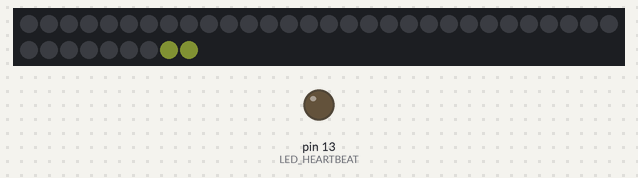
Recording of a sketch running on a simulated Arduino Uno, built with avr-gcc and run on an emulated ATmega328P. Parts: 39 RGB LEDs in strip order, left to right, continuing on the next row, output pins drawn as LEDs (lit = HIGH). Dim RGB values are drawn brighter than linear; random numbers use the default seed unless the sketch sets one.

Above: at 2.8 s.
At 14.78 s:
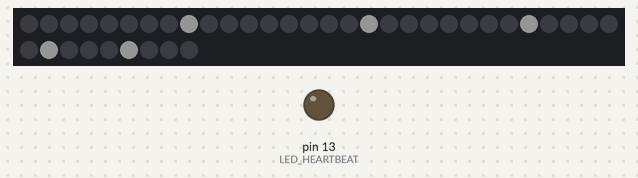
At 23.4 s:
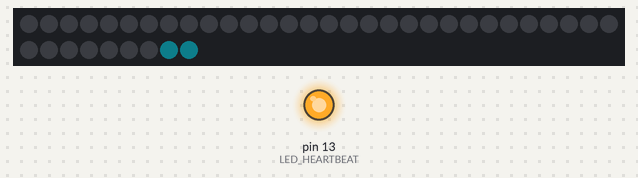
At 34.4 s:
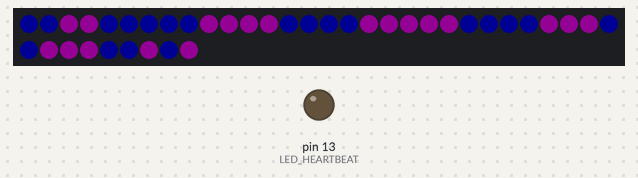
Timing chart, 0 to 40.0 s (numbered marks = the images above):
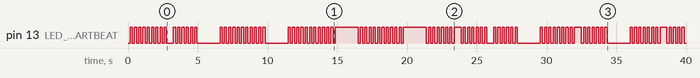

The sketch:

HeartBadge.ino
```cpp
#include <Adafruit_NeoPixel.h>

#define GYRO_X A3
#define GYRO_Y A4
#define GYRO_Z A5

#define LED_PIN A1
#define LED_SIZE 39
#define LED_HEARTBEAT 13

volatile bool
    lines,
    blink,
    reverse;
volatile uint8_t stage, line;

Adafruit_NeoPixel lights = Adafruit_NeoPixel(LED_SIZE, LED_PIN, NEO_GRB + NEO_KHZ800);

void loop();
void setup();

void loop_lines();
void loop_stage();
void show_stage(uint8_t);
void set_half(uint8_t, uint8_t, uint8_t);

void loop() {
    if (blink) {
        digitalWrite(LED_HEARTBEAT, HIGH);
    } else {
        digitalWrite(LED_HEARTBEAT, LOW);
    }
    if (lines) {
        loop_lines();
    } else {
        loop_stage();
        lines = random(0, 20) == 0;
    }
    blink = !blink;
}
void setup() {
    pinMode(GYRO_X, INPUT);
    pinMode(GYRO_Y, INPUT);
    pinMode(GYRO_Z, INPUT);
    pinMode(LED_PIN, OUTPUT);
    pinMode(LED_HEARTBEAT, OUTPUT);
    analogReference(EXTERNAL);
    lights.begin();
}

void loop_lines() {
    if (line > 6) {
        line = 0;
        lines = false;
        delay(500);
        return;
    }
    uint8_t s, e;
    uint8_t r = random(0, 20);
    uint8_t g = random(0, 20);
    uint8_t b = random(0, 20);
    switch (line++) {
    case 0:
        s = 0;
        e = 3;
        break;
    case 1:
        s = 4;
        e = 12;
        break;
    case 2:
        s = 13;
        e = 21;
        break;
    case 3:
        s = 22;
        e = 28;
        break;
    case 4:
        s = 29;
        e = 33;
        break;
    case 5:
        s = 34;
        e = 36;
        break;
    case 6:
        s = 37;
        e = 38;
        break;
    }
    lights.clear();
    for (; s <= e; s++) {
        lights.setPixelColor(s, r, g, b);
    }
    lights.show();
    delay(150);
}
void loop_stage() {
    show_stage(stage);
    if (reverse) {
        stage--;
    } else {
        stage++;
    }
    if (stage > 22) {
        if (random(0, 4) != 0) {
            for(uint8_t i = 0; i < LED_SIZE; i++) {
                lights.setPixelColor(i, 0, 0, 20);
            }
            set_half(20, 0, 20);
        } else {
            for(uint8_t i = 0; i < LED_SIZE; i++) {
                lights.setPixelColor(i, 20, 0, 20);
            }
            set_half(00, 0, 20);
        }
        reverse = !reverse;
        if (reverse) {
            stage = 21;
        } else {
            stage = 0;
        }
        lights.show();
        delay(1500);
    }
    delay(150);
}
void show_stage(uint8_t m) {
    if (stage < 18 || (reverse && stage == 21)) {
        lights.clear();
    }
    lights.show();
    switch (m) {
    case 0:
        lights.setPixelColor(37, 20, 0, 20);
        lights.setPixelColor(38, 0, 0, 20);
        break;
    case 1:
        lights.setPixelColor(34, 20, 0, 20);
        lights.setPixelColor(36, 0, 0, 20);
        break;
    case 2:
        lights.setPixelColor(29, 20, 0, 20);
        lights.setPixelColor(33, 0, 0, 20);
        break;
    case 3:
        lights.setPixelColor(22, 20, 0, 20);
        lights.setPixelColor(28, 0, 0, 20);
        break;
    case 4:
        lights.setPixelColor(13, 20, 0, 20);
        lights.setPixelColor(21, 0, 0, 20);
        break;
    case 5:
        lights.setPixelColor(4, 20, 0, 20);
        lights.setPixelColor(12, 0, 0, 20);
        break;
    case 6:
        lights.setPixelColor(0, 20, 0, 20);
        lights.setPixelColor(3, 0, 0, 20);
        break;
    case 7:
        lights.setPixelColor(1, 20, 0, 20);
        lights.setPixelColor(2, 0, 0, 20);
        break;
    case 8:
        lights.setPixelColor(6, 20, 0, 20);
        lights.setPixelColor(10, 0, 0, 20);
        break;
    case 9:
        lights.setPixelColor(7, 20, 0, 20);
        lights.setPixelColor(9, 0, 0, 20);
        break;
    case 10:
        lights.setPixelColor(8, 20, 20, 20);
        break;
    case 11:
        lights.setPixelColor(7, 20, 0, 20);
        lights.setPixelColor(9, 0, 0, 20);
        break;
    case 12:
        lights.setPixelColor(6, 20, 0, 20);
        lights.setPixelColor(10, 0, 0, 20);
        break;
    case 13:
        lights.setPixelColor(5, 20, 0, 20);
        lights.setPixelColor(11, 0, 0, 20);
        break;
    case 14:
        lights.setPixelColor(14, 20, 0, 20);
        lights.setPixelColor(20, 0, 0, 20);
        break;
    case 15:
        lights.setPixelColor(23, 20, 0, 20);
        lights.setPixelColor(27, 0, 0, 20);
        break;
    case 16:
        lights.setPixelColor(30, 20, 0, 20);
        lights.setPixelColor(32, 0, 0, 20);
        break;
    case 17:
        lights.setPixelColor(35, 20, 20, 20);
        break;
    case 18:
        lights.setPixelColor(31, 20, 20, 20);
        break;
    case 19:
        lights.setPixelColor(25, 20, 20, 20);
        break;
    case 20:
        lights.setPixelColor(17, 20, 20, 20);
        break;
    case 21:
        lights.setPixelColor(8, 20, 20, 20);
        break;
    }
    lights.show();
}
void set_half(uint8_t r, uint8_t g, uint8_t b) {
    lights.setPixelColor(0, r, g, b);
    lights.setPixelColor(1, r, g, b);
    lights.setPixelColor(4, r, g, b);
    lights.setPixelColor(5, r, g, b);
    lights.setPixelColor(6, r, g, b);
    lights.setPixelColor(7, r, g, b);
    lights.setPixelColor(8, r, g, b);
    lights.setPixelColor(13, r, g, b);
    lights.setPixelColor(14, r, g, b);
    lights.setPixelColor(15, r, g, b);
    lights.setPixelColor(16, r, g, b);
    lights.setPixelColor(22, r, g, b);
    lights.setPixelColor(23, r, g, b);
    lights.setPixelColor(24, r, g, b);
    lights.setPixelColor(25, r, g, b);
    lights.setPixelColor(29, r, g, b);
    lights.setPixelColor(30, r, g, b);
    lights.setPixelColor(34, r, g, b);
    lights.setPixelColor(35, r, g, b);
    lights.setPixelColor(37, r, g, b);
}
```

Measured:
- by itself, pin 13 (LED_HEARTBEAT): LOW → HIGH at 0.15 s, → LOW 0.15 s later, → HIGH 0.15 s later, → LOW 0.15 s later, … (190 changes in this stretch)
